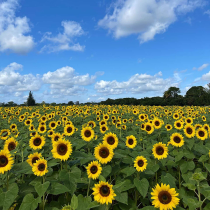
#> input picture Assignment 2/the_berry_farms_sunflower_field.jpeg, 210 x 210 px, shrunk from 1440 x 1440 before the run
$ jupyter execute 'Assignment 2_q1q2.ipynb'   (shell and % lines are left out)
#> lines starting #> are read from the running program, lines starting #| are printed output that depends on the picture; long printed decimals are rounded
[cell 1]
import cv2 as cv
import numpy as np
import matplotlib.pyplot as plt
from skimage.feature import peak_local_max
from scipy.ndimage import label, maximum_filter
from matplotlib.lines import Line2D
import matplotlib.colors as mcolors

img1 = cv.imread('the_berry_farms_sunflower_field.jpeg', cv.IMREAD_REDUCED_COLOR_4)
#> img1 is the input picture: shape (210, 210, 3); mean B, G, R 119.8, 125.3, 100.4
img1 = cv.cvtColor(img1, cv.COLOR_BGR2GRAY) / 255
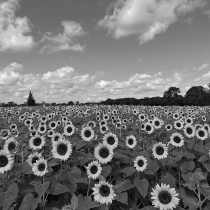
#> img1: shape (210, 210) float64; min 0.0196, max 0.984, mean 0.46

[cell 2]
def detect_max(img_log, sigma, threshold=0.09):
    # Apply a maximum filter to find local maxima
    local_max = (img_log == maximum_filter(img_log, footprint=np.ones((3, 3))))

    # Label connected components of local maxima
    labeled_max, num_features = label(local_max)

    # Initialize a list to store coordinates of detected maxima
    coordinates = []

    for label_id in range(1, num_features + 1):
        # Find the coordinates of local maxima for each labeled region
        coords = np.argwhere(labeled_max == label_id)
        max_value = np.max(img_log[coords[:, 0], coords[:, 1]])

        if max_value >= threshold:
            # Add coordinates of local maximum
            coordinates.append(coords[np.argmax(img_log[coords[:, 0], coords[:, 1]])])

    return set(map(tuple, coordinates))

def log(sigma):
    hw = round(3 * sigma)  # Half width of kernel
    x = np.arange(-hw, hw + 1)
    y = np.arange(-hw, hw + 1)
    X, Y = np.meshgrid(x, y)

    # Calculate the LoG kernel directly
    log = (-1 / (np.pi * sigma**4)) * (1 - (X**2 + Y**2) / (2 * sigma**2)) * np.exp(-(X**2 + Y**2) / (2 * sigma**2))

    return log

[cell 3]
fig, axes = plt.subplots(3, 3, figsize = (15, 15))
colors = list(mcolors.TABLEAU_COLORS)
patches = []
labels = {}

r = 1
flat_axes = axes.flatten()
i = 0
while i < len(flat_axes):
    ax = flat_axes[i]
    sigma = r/1.414
    LOG = sigma**2 * log(sigma)
    img1_log = np.square(cv.filter2D(img1, -1, LOG))
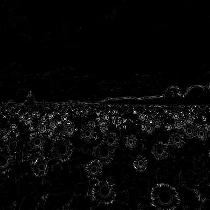
#> img1_log: shape (210, 210) float64; min 1.31e-15, max 0.0933, mean 0.00265; drawn with min black and max white

    coordinates = detect_max(img1_log, sigma)
#> in detect_max, `local_max = (img_log == maximum_filter(img_log, footprint=np.ones((3, ..`:
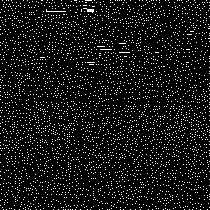
#> local_max: shape (210, 210) bool; 8.2% white in thin lines or dots
#> in detect_max, `labeled_max, num_features = label(local_max)`:
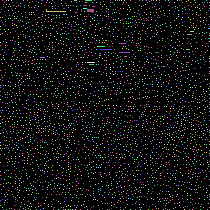
#> labeled_max: shape (210, 210) int32; 3480 distinct labels, from 0 to 3479; one colour per label, 0 black
#> in detect_max, `labeled_max, num_features = label(local_max)`: num_features = 3479
#> the loop in detect_max, `for label_id in range(1, num_features + 1):` made 3479 passes
#> (coords, max_value) on passes 1 to 3: ([[0, 2]], 0.00132), ([[0, 6]], 0.00441), ([[0, 8]], 0.000408)
#> after the loop in detect_max, `for label_id in range(1, num_features + 1):`: coordinates = [[122, 150], [123, 69], [160, 36], [167, 135]]
#> coordinates = 4 items

    ax.imshow(img1_log, cmap = 'gray')
    ax.set_title(f'r = {r}, Sigma = {sigma:.2f}')

    for x, y in coordinates:
        c = plt.Circle((y, x), sigma * 1.414, color = colors[r-1], linewidth=1, fill=False)
        ax.add_patch(c)
        patches.append((x, y, sigma * 1.414, colors[r-1]))  # Store the circle parameters instead of the circle itself
#> this loop made 4 passes
#> after the loop, patches = [(123, 69, 1, 'tab:blue'), (160, 36, 1, 'tab:blue'), (122, 150, 1, 'tab:blue'), (167, 135, 1, 'tab:blue')]

    ax.plot()
    labels[f'r = {r}, Sigma = {sigma:.2f}'] = colors[r-1]  # Add labels for each unique radius
    r += 1
    i += 1

plt.axis('off')

fig2, ax2 = plt.subplots()
ax2.imshow(img1, cmap = 'gray')
ax2.grid(False)

legend_elements = []
for i in range(len(patches)):  # Create new circles with the stored parameters
    x, y, radius, color = patches[i]
    print(x,y,radius)
    c = plt.Circle((y, x), radius, color=color, linewidth=1, fill=False)
    ax2.add_patch(c)
#> this loop made 35 passes
#> (x, y, radius, color) on passes 1 to 12: (123, 69, 1, 'tab:blue'), (160, 36, 1, 'tab:blue'), (122, 150, 1, 'tab:blue'), (167, 135, 1, 'tab:blue'), (124, 178, 2, 'tab:orange'), (122, 28, 2, 'tab:orange'), (117, 142, 2, 'tab:orange'), (128, 103, 2, 'tab:orange'), (128, 42, 2, 'tab:orange'), (123, 157, 2, 'tab:orange'), (121, 188, 2, 'tab:orange'), (130, 69, 2, 'tab:orange')
#| 123 69 1
#| 160 36 1
#| 122 150 1
#| 167 135 1
#| 124 178 2.000
#| 122 28 2.000
#| 117 142 2.000
#| 128 103 2.000
#> (further printed lines are left out)

ax2.set_xlim(0, img1.shape[1])
plt.axis('off')

# Create a single legend entry for each unique radius
for label, color in labels.items():
    legend_elements.append(Line2D([0], [0], marker='o', color='w', label=label, markerfacecolor=color, markersize=10))

ax2.legend(handles=legend_elements, loc='best', fontsize=8)  # Create a single legend outside the loop
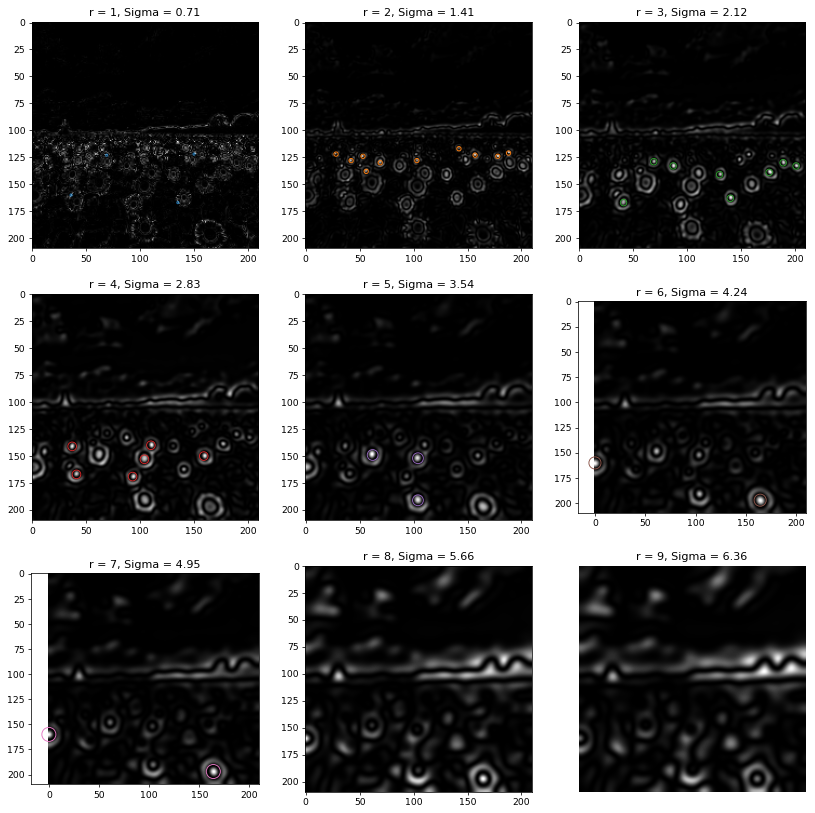
#> figure drawn by matplotlib, 9 panels
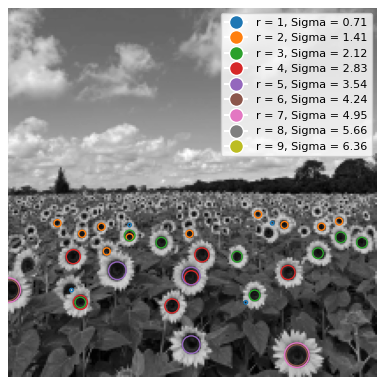
#> figure drawn by matplotlib, 1 panel

[cell 4]
# Generating noisy point set

from scipy.optimize import minimize
from scipy import linalg
import matplotlib.pyplot as plt
import numpy as np
import tikzplotlib

# Set random seed
np.random.seed(0)

# Constants
N = 100
half_n = N // 2

# Parameters
r = 10
x0_gt, y0_gt = 2, 3
s = r / 16
t = np.random.uniform(0, 2 * np.pi, half_n)
#> t = 50 values, max 6.15 at index 20, min 0.118 at index 34, mean 3.38
n = s * np.random.randn(half_n)
#> n = 50 values, max 1.22 at index 1, min -1.08 at index 21, mean -0.108
x, y = x0_gt + (r + n) * np.cos(t), y0_gt + (r + n) * np.sin(t)
#> x = 50 values, max 12.39 at index 43, min -8.36 at index 28, mean 0.939; y = 50 values, max 13.67 at index 30, min -7.95 at index 1, mean 1.42
X_circ = np.hstack((x.reshape(half_n, 1), y.reshape(half_n, 1)))
#> X_circ = 50 pairs, first value -8.36 to 12.39, second value -7.95 to 13.67

s, m, b = 1, -1, 2
x = np.linspace(-12, 12, half_n)
#> x = 50 values from -12 to 12
y = m * x + b + s * np.random.randn(half_n)
#> y = 50 values, max 14.49 at index 1, min -11 at index 48, mean 2.3
X_line = np.hstack((x.reshape(half_n, 1), y.reshape(half_n, 1)))
#> X_line = 50 pairs, first value -12 to 12, second value -11 to 14.49

X = np.vstack((X_circ, X_line))
#> X = 100 pairs, first value -12 to 12.39, second value -11 to 14.49


fig, ax = plt.subplots(1, 1, figsize=(8, 8))
ax.scatter(X_line[:, 0], X_line[:, 1], label='Line')
ax.scatter(X_circ[:, 0], X_circ[:, 1], label='Circle')

circle_gt = plt.Circle((x0_gt, y0_gt), r, color='g', fill=False, label='Ground truth circle')
ax.add_patch(circle_gt)
ax.plot(x0_gt, y0_gt, '+', color='g')

x_min, x_max = ax.get_xlim()
x_ = np.array([x_min, x_max])
#> x_ = [-13.22, 13.61]
y_ = m * x_ + b
#> y_ = [15.22, -11.61]
plt.plot(x_, y_, color='m', label='Ground truth line')

plt.legend()
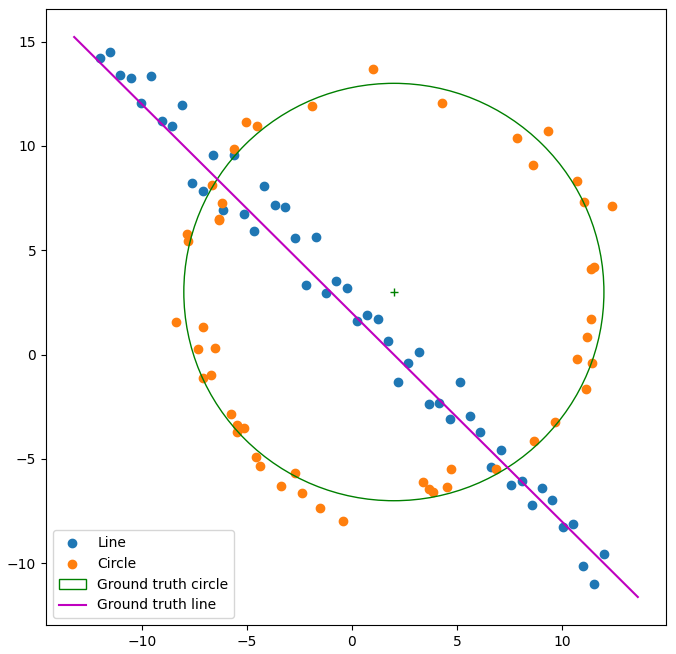
#> figure drawn by matplotlib, 1 panel

[cell 5]
import numpy as np
from scipy.optimize import minimize

def calc_dist(p1, p2):
    return np.sqrt(np.sum((np.array(p1) - np.array(p2))**2))

def calc_line_eq(p1, p2):
    (x1, y1), (x2, y2) = p1, p2
    a, b, d = y2 - y1, -(x2 - x1), (y2 - y1) * x1 + -(x2 - x1) * y1
    norm = np.sqrt(a**2 + b**2)
    return a / norm, b / norm, d / norm

def calc_error(params, indices, points):
    a, b, d = params
    return np.sum((a * points[indices, 0] + b * points[indices, 1] - d)**2)

def get_inliers(params, threshold, points):
    a, b, d = params
    return np.where(np.abs(a * points[:, 0] + b * points[:, 1] - d) < threshold)

constraint_dict = {'type':'eq', 'fun':lambda params: np.sqrt(params[0]**2 + params[1]**2) - 1}

def fit_line(sample_indices, initial_params, points):
    return minimize(fun=calc_error, x0=initial_params, args=(sample_indices, points), constraints=constraint_dict, tol=1e-6)

iterations = 100
min_sample_points = 2
num_points = X.shape[0]
#> num_points = 100
np.random.seed(14)

threshold = 1.
min_inliers = 0.4 * num_points
#> min_inliers = 40

best_model_line = best_fitted_line = best_error = best_line_inliers = best_line_sample_points = None
# Initialize best_error to a large number
best_error = np.inf
#> best_error = inf

for i in range(iterations):
    sample_indices = np.random.choice(np.arange(0, num_points), size=min_sample_points, replace=False)
    initial_params = calc_line_eq(X[sample_indices[0]], X[sample_indices[1]])
    inliers = get_inliers(initial_params, threshold, X)[0]

    if len(inliers) >= min_inliers:
        result = fit_line(inliers, initial_params, X)
        # Now this comparison won't raise a TypeError
        if result.fun < best_error:
            best_error = result.fun
            best_model_line = initial_params
            best_fitted_line = result.x
            best_line_inliers = inliers
            best_line_sample_points = sample_indices
#> this loop made 100 passes
#> (sample_indices, x1 in calc_line_eq, y1 in calc_line_eq, x2 in calc_line_eq, y2 in calc_line_eq) on passes 3, 4, 5, 6, 7, 8, 9, 10, 11, 12, 14: ([49, 13], -5.05, 11.13, 11.17, -1.63), ([33, 61], -6.7, -0.99, -6.61, 9.58), ([85, 43], 5.14, -1.29, 12.39, 7.13), ([25, 18], -4.56, -4.92, 3.69, -6.43), ([23, 38], 3.86, -6.57, 10.7, -0.209), ([8, 38], 11.2, 0.863, 10.7, -0.209), ([33, 1], -6.7, -0.99, -0.434, -7.95), ([99, 85], 12, -9.56, 5.14, -1.29), ([70, 5], -2.2, 3.34, -4.38, -5.32), ([70, 43], -2.2, 3.34, 12.39, 7.13), ([32, 76], -7.86, 5.79, 0.735, 1.88)
#> (sample_indices, x1 in calc_line_eq, y1 in calc_line_eq, x2 in calc_line_eq, y2 in calc_line_eq) on passes 2, 13, 15, 18, 20, 21: ([86, 95], 5.63, -2.96, 10.04, -8.25), ([9, 91], -5.62, 9.85, 8.08, -6.05), ([59, 10], -7.59, 8.24, 4.51, -6.35), ([23, 58], 3.86, -6.57, -8.08, 11.96), ([65, 51], -4.65, 5.91, -11.51, 14.49), ([4, 98], -6.18, 7.25, 11.51, -11)
line_inliers = get_inliers(best_fitted_line, 1.2, X)[0]
print(f'Best line = {best_fitted_line}, No. of inliers = {len(line_inliers)}, best_error = {best_error}')
#| Best line = [0.7121 0.7021 1.533], No. of inliers = 52, best_error = 8.099

[cell 6]
def dist(p1, p2):
    (x1, y1), (x2, y2) = p1, p2
    return ((x1 - x2)**2 + (y1 - y2)**2)**0.5
def circle_eq(p1, p2, p3):
    (x1, y1), (x2, y2), (x3, y3) = p1, p2, p3
    mx1, my1 = (x1 + x2)/2, (y1 + y2)/2
    mx2, my2 = (x1 + x3)/2, (y1 + y3)/2
    s1 = -(x2 - x1)/(y2 - y1)
    s2 = -(x3 - x1)/(y3 - y1)
    c1 = my1 - s1 * mx1
    c2 = my2 - s2 * mx2
    cx = (c2 - c1)/(s1 - s2)
    cy = s1 * cx + c1
    assert abs(s2 * cx + c2 - cy) < 1e-8
    r = dist((cx, cy), p1)
    assert abs(dist((cx, cy), p2) - dist((cx, cy), p1)) < 1e-8
    return cx, cy, r

def consensus_circle(params, thres, X):
    cx, cy, r = params
    errors = np.abs(dist((cx, cy), (X[:, 0], X[:, 1])) - r)
    return np.where(errors < thres)

def tls_error_circle(params, *args):
    cx, cy, r = params
    indices, X = args
    error = np.sum((dist((cx, cy), (X[indices, 0], X[indices, 1])) - r)**2)
    return error

def least_squares_circ_fit(indices, initial, X):
    res = minimize(fun=tls_error_circle, x0=initial, args=(indices, X), tol=1e-6)
    print(res.x, res.fun)
    return res

def constraint(params): # Should be equal to zero
    a, b, d = params
    return (a**2 + b**2)**0.5 - 1

constraint_dict = {'type':'eq', 'fun':constraint}

remaining_points = np.array([i for i in range(N) if i not in line_inliers])
X_rem = X[remaining_points]

iters = 100
min_points = 3

thres = 1.2
d = 0.4 * N

best_model_circle = None
best_fitted_circle = None
best_error = np.inf
best_circ_inliers = None
best_circ_sample_points = None

for i in range(iters):
    indices = np.random.choice(np.arange(len(X_rem)), size=min_points, replace=False)
    params = circle_eq(*X_rem[indices])
    inliers = consensus_circle(params, thres, X_rem)[0]

    if len(inliers) >= d:
        res = least_squares_circ_fit(inliers, params, X_rem)
        if res.fun < best_error:
            best_error = res.fun
            best_model_circle = params
            best_fitted_circle = res.x
            best_circ_inliers = inliers
            best_circ_sample_points = indices
#> this loop made 100 passes
#| [1.883  3.183 9.820] 8.709
#| [1.697 3.004 9.928] 9.204
#| [1.818 3.075 9.978] 12.835
#| [1.775 3.142 9.901] 8.034
#| [1.887 2.849 9.738] 9.714
#| [ 1.830  3.136 10.078] 9.557
#| [1.792  3.025 9.741] 9.550
#| [1.819 3.145 9.877] 9.251
#> (further printed lines are left out)

circ_inliers = consensus_circle(best_fitted_circle, thres, X_rem)[0]

print(f'Best fit circle = {best_fitted_circle}, N of inliers = {len(circ_inliers)}, best error = {best_error}')
#| Best fit circle = [1.775 3.142 9.901], N of inliers = 45, best error = 8.034

[cell 7]
fig, ax = plt.subplots(1, 1, figsize=(8, 8))
ax.scatter(X_line[:, 0], X_line[:, 1], label='Line')
ax.scatter(X_circ[:, 0], X_circ[:, 1], label='Circle')

circle_gt = plt.Circle((x0_gt, y0_gt), r, color='g', fill=False, label='Ground truth circle')
ax.add_patch(circle_gt)
ax.plot(x0_gt, y0_gt, '+', color='g')

x_min, x_max = ax.get_xlim()
x_ = np.array([x_min, x_max])
y_ = m * x_ + b
plt.plot(x_, y_, color='m', label='Ground truth line')

plt.legend()

x_min, x_max = ax.get_xlim()
x_ = np.array([x_min, x_max])
A, B, D = best_fitted_line
indices = line_inliers

y_ = (D - A*x_) / B
plt.plot(x_, y_, color='r', label='Fitted_line')
ax.scatter(X[indices, 0], X[indices, 1], color = 'gray', label = "Inliers")
ax.scatter(X[best_line_sample_points, 0], X[best_line_sample_points, 1], color = 'black', label = "Sample Points")
plt.legend()

x0, y0, r0 = best_fitted_circle
circle_gt = plt.Circle((x0, y0), r0, color='black', fill=False, label='RANSAC circle')
ax.add_patch(circle_gt)
ax.plot(x0, y0, '+', color='black')
ax.scatter(X_rem[circ_inliers, 0], X_rem[circ_inliers, 1], color = 'blue', label = "Circle Inliers")
ax.scatter(X_rem[best_circ_sample_points, 0], X_rem[best_circ_sample_points, 1], color = 'cyan', label = "Sample Points")
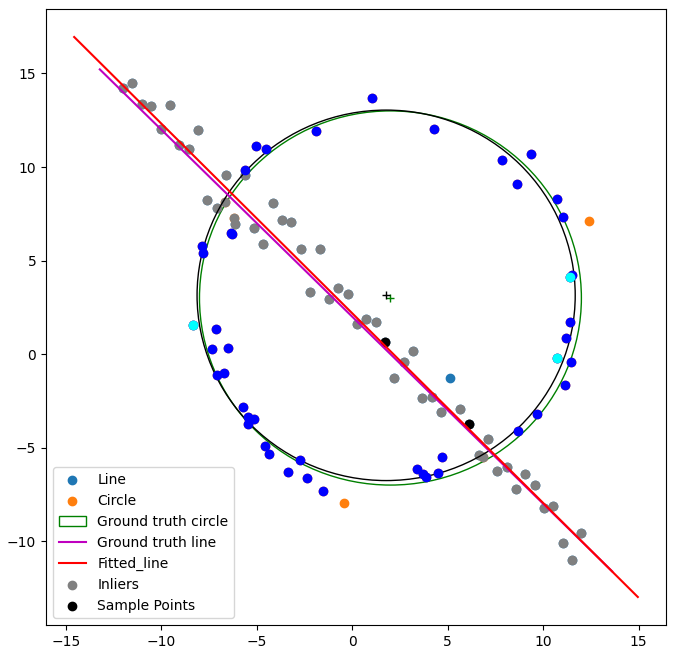
#> figure drawn by matplotlib, 1 panel

$ run again, with Assignment 2/architectural_image.png saved as Assignment 2/the_berry_farms_sunflower_field.jpeg
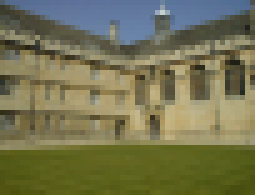
#> input picture Assignment 2/architectural_image.png, 51 x 39 px (shown 5 times larger)
#> img1 is the input picture: shape (39, 51, 3); mean B, G, R 81.7, 115.6, 116.5
#> img1: shape (39, 51) float64
#> in detect_max, `local_max = (img_log == maximum_filter(img_log, footprint=np.ones((3, ..`:
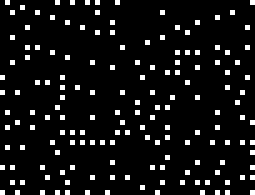
#> local_max: shape (39, 51) bool (shown 5 times larger); 8% white in thin lines or dots
#> in detect_max, `labeled_max, num_features = label(local_max)`:
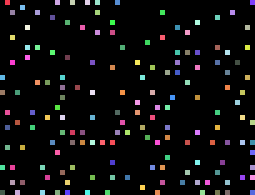
#> labeled_max: shape (39, 51) int32 (shown 5 times larger); 160 distinct labels, from 0 to 159; one colour per label, 0 black
#> num_features = 159
#> the loop in detect_max, `for label_id in range(1, num_features + 1):` made 159 passes
#> (coords, max_value) on passes 1 to 3: ([[0, 1]], 0.00614), ([[0, 11]], 4.95e-05), ([[0, 14]], 4.36e-05)
#> after the loop in detect_max, `for label_id in range(1, num_features + 1):`: coordinates = []
#> `coordinates = detect_max(img1_log, sigma)`: coordinates = 0 items
#> after the loop `for x, y in coordinates:`: patches = []
#> t = 50 values, max 6.15 at index 20, min 0.118 at index 34, mean 3.38
#> n = 50 values, max 1.22 at index 1, min -1.08 at index 21, mean -0.108
#> `x, y = x0_gt + (r + n) * np.cos(t), y0_gt + (r + n) * np.sin(t)`: x = 50 values, max 12.39 at index 43, min -8.36 at index 28, mean 0.939; y = 50 values, max 13.67 at index 30, min -7.95 at index 1, mean 1.42
#> X_circ = 50 pairs, first value -8.36 to 12.39, second value -7.95 to 13.67
#> `x = np.linspace(-12, 12, half_n)`: x = 50 values from -12 to 12
#> `y = m * x + b + s * np.random.randn(half_n)`: y = 50 values, max 14.49 at index 1, min -11 at index 48, mean 2.3
#> X_line = 50 pairs, first value -12 to 12, second value -11 to 14.49
#> X = 100 pairs, first value -12 to 12.39, second value -11 to 14.49
#> x_ = [-13.22, 13.61]
#> y_ = [15.22, -11.61]
#> `best_error = np.inf`: best_error = inf
#> the loop `for i in range(iterations):` made 100 passes
#> (x1 in calc_line_eq, y1 in calc_line_eq, x2 in calc_line_eq, y2 in calc_line_eq, norm in calc_line_eq) on pass 28: (6.12, -3.71, 1.71, 0.662, 6.21)
#| Best line = [0.7121 0.7021 1.533], No. of inliers = 52, best_error = 8.099
#> the loop `for i in range(iters):` made 100 passes
#| [1.883  3.183 9.820] 8.709
#| [1.697 3.004 9.928] 9.204
#| [1.818 3.075 9.978] 12.835
#| [1.775 3.142 9.901] 8.034
#| [1.887 2.849 9.738] 9.714
#> (further printed lines are left out)
#| Best fit circle = [1.775 3.142 9.901], N of inliers = 45, best error = 8.034
